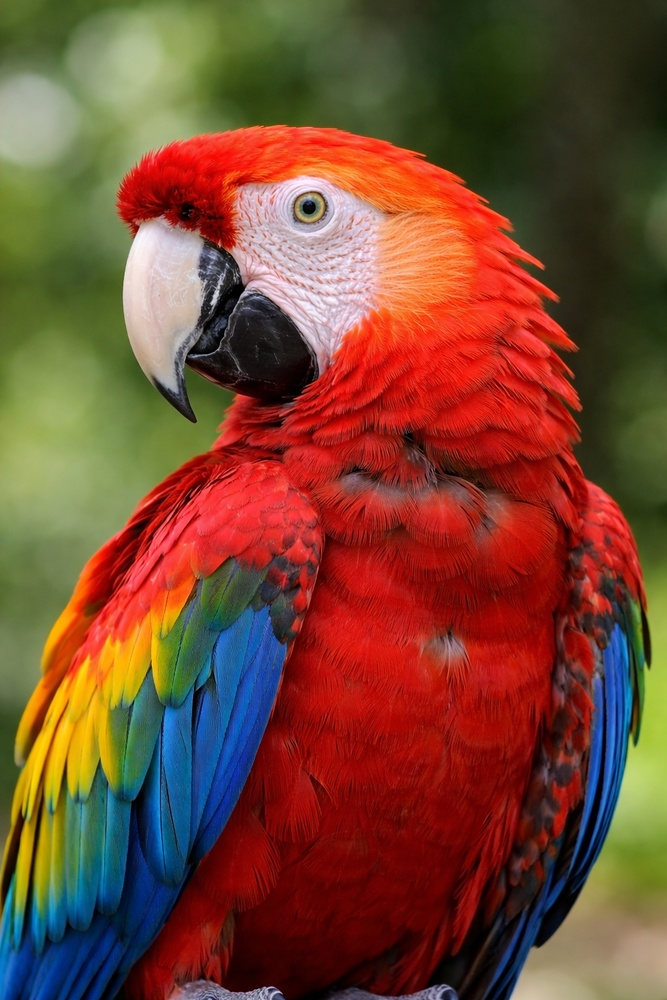
#> input picture Assignment_27/sample.jpg, 667 x 1000 px, shrunk from 1024 x 1536 before the run
$ python main.py
#> lines starting #> are read from the running program, lines starting #| are printed output that depends on the picture; after the words box and inside, x2 and y2 are one past the last pixel; in counts of white or black regions, pixels touching at a corner belong together
import cv2
import matplotlib.pyplot as plt

# Load image
image = cv2.imread("sample.jpg")
#> image is the input picture: shape (1000, 667, 3); mean B, G, R 50.3, 71.8, 119

# Convert to RGB (for display)
image_rgb = cv2.cvtColor(image, cv2.COLOR_BGR2RGB)

# 1. Grayscale
gray = cv2.cvtColor(image, cv2.COLOR_BGR2GRAY)
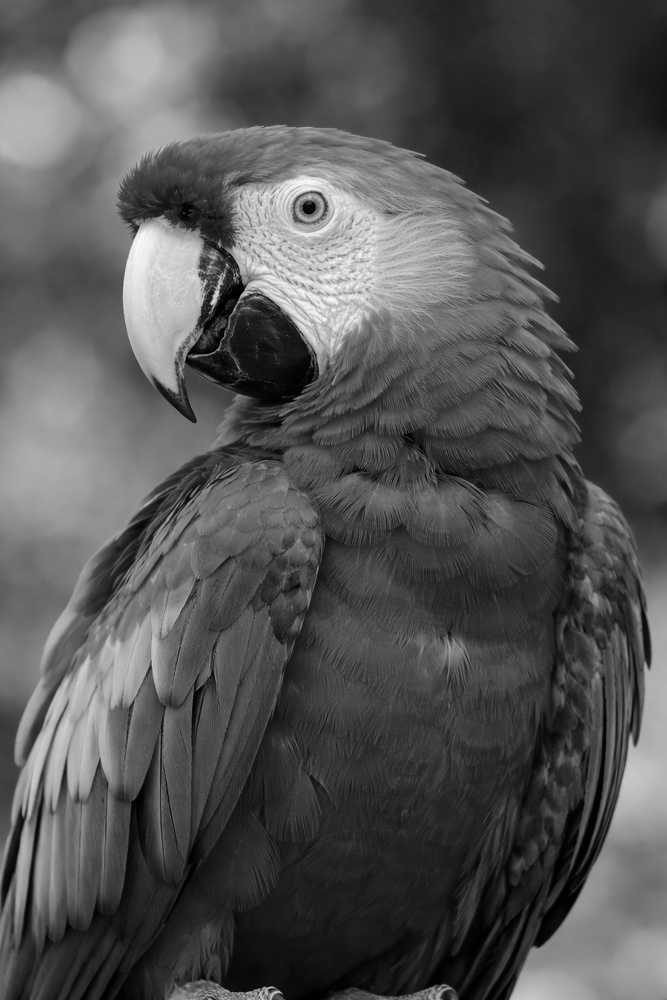
#> gray: shape (1000, 667); min 0, max 252, mean 83.4

# 2. Blur
blur = cv2.GaussianBlur(image_rgb, (7, 7), 0)

# 3. Edge Detection
edges = cv2.Canny(gray, 100, 200)
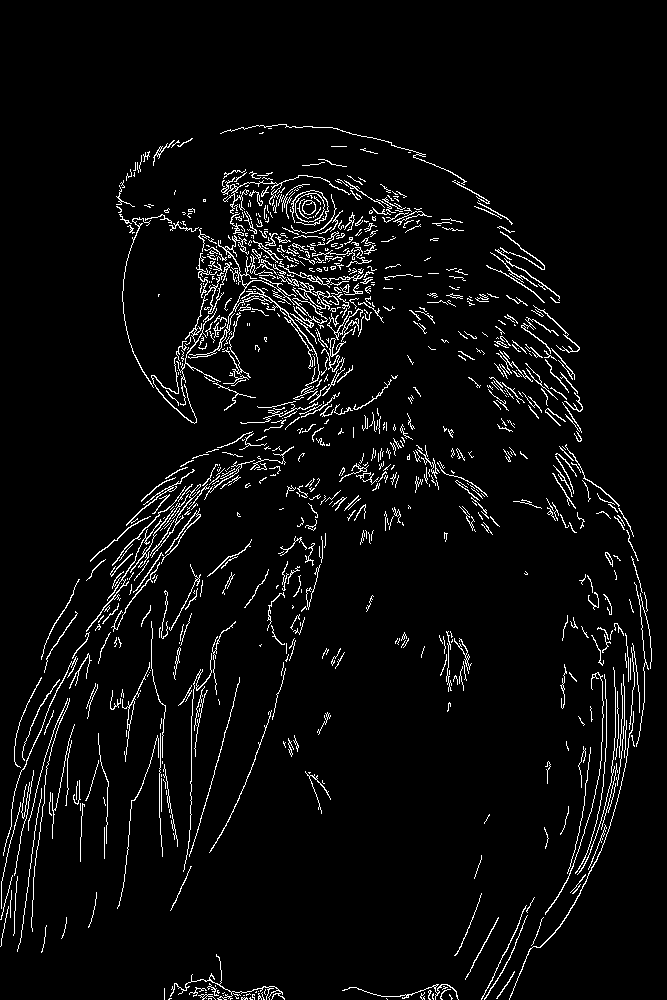
#> edges: shape (1000, 667); 4.4% white in thin lines or dots, all inside (x1, y1, x2, y2) = (0, 124, 652, 1000)

# Display all images
plt.figure(figsize=(10, 8))

plt.subplot(2, 2, 1)
plt.imshow(image_rgb)
plt.title("Original Image")
plt.axis("off")

plt.subplot(2, 2, 2)
plt.imshow(gray, cmap='gray')
plt.title("Grayscale Image")
plt.axis("off")

plt.subplot(2, 2, 3)
plt.imshow(blur)
plt.title("Blurred Image")
plt.axis("off")

plt.subplot(2, 2, 4)
plt.imshow(edges, cmap='gray')
plt.title("Edge Detection")
plt.axis("off")

plt.tight_layout()
plt.show()
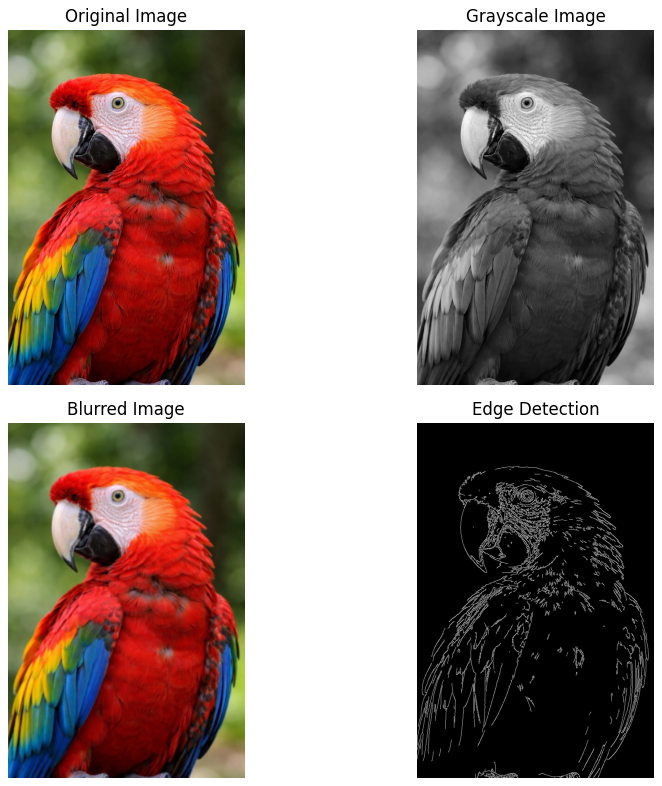
#> figure drawn by matplotlib, 4 panels
